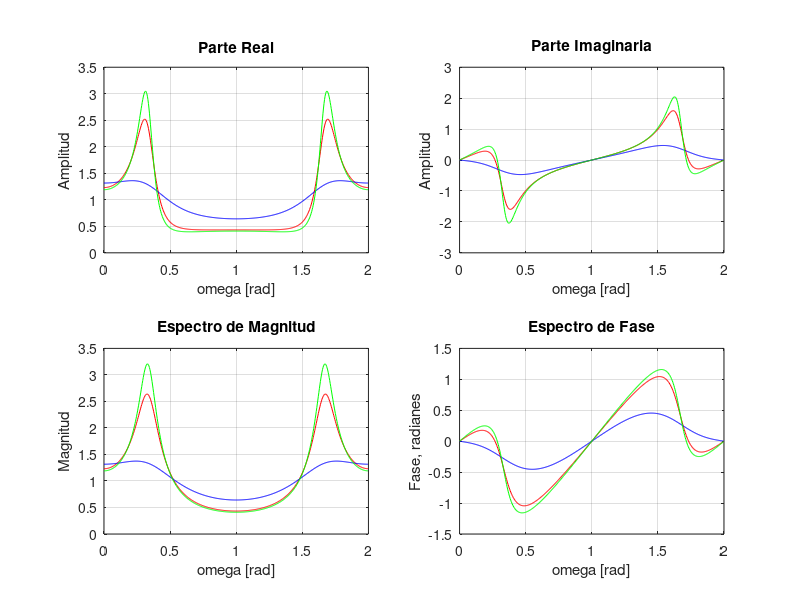
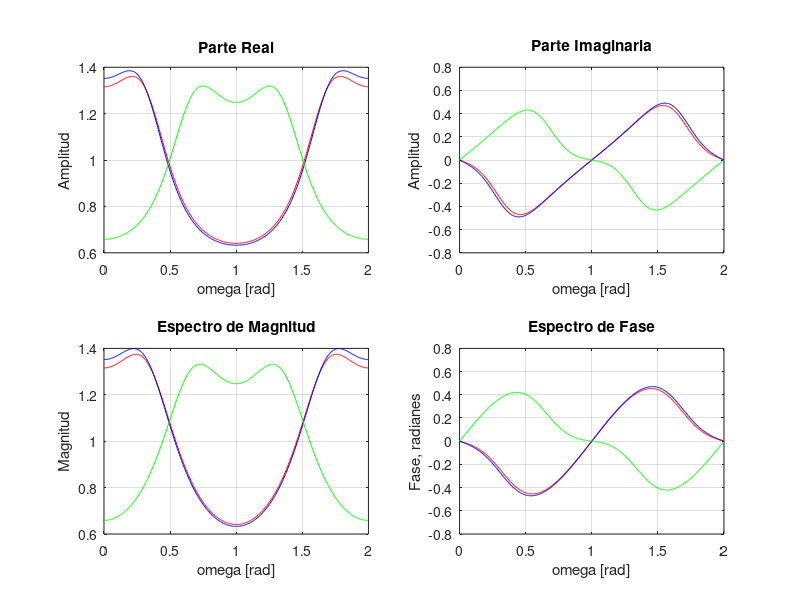

The MATLAB script that drew these images, in order:
%% Inicio Limpio

clc;        %   Consola limpia
clear;      %   Workspace limpio
close all;  %   Cierra otras ventanas

%% Primera Ecuacion

H1 = figure(1);
set(H1,'position',[50 50 1200 750],'Menubar','none',...
        'NumberTitle','off','name','Ejercicio 09');

%
%   H = B/a = Y/X
%

r = [ .75 .40 .80];
colors = ['r' 'b' 'g']
th = [ pi/3 45 90 120];

H1 = figure(1);
set(H1,'position',[50 50 1200 750],'Menubar','none',...
        'NumberTitle','off','name','Ejercicio 09: Valor Fijo de theta r variable');

for i=1:length(r)
    Num = [ 1 ]
    Den = [ 1 -2.*r(i).*cos(th(1)) r(i).^2]
    [H,w] = freqz(Num, Den, 512,'whole');
    subplot(2,2,1)
    plot(w/pi(),real(H),'color',colors(i));grid; hold on;
    title('Parte Real'); xlabel('omega [rad]'); ylabel('Amplitud');
    subplot(2,2,2)
    plot(w/pi(),imag(H),'color',colors(i));grid;hold on;
    title('Parte Imaginaria'); xlabel('omega [rad]'); ylabel('Amplitud');
    subplot(2,2,3)
    plot(w/pi(),abs(H),'color',colors(i));grid;hold on;
    title('Espectro de Magnitud'); xlabel('omega [rad]'); ylabel('Magnitud');
    subplot(2,2,4)
    plot(w/pi(),angle(H),'color',colors(i));grid;hold on;
    title('Espectro de Fase'); xlabel('omega [rad]'); ylabel('Fase, radianes');
end

H2 = figure(2);
set(H2,'position',[50 50 1200 750],'Menubar','none',...
        'NumberTitle','off','name','Ejercicio 09: Valor Fijo de R y ang variable');

for i=1:length(r)
    Num = [ 1 ]
    Den = [ 1 -2.*r(2).*cos(th(i)) r(2).^2]
    [H,w] = freqz(Num, Den, 512,'whole');
    subplot(2,2,1)
    plot(w/pi(),real(H),'color',colors(i));grid; hold on;
    title('Parte Real'); xlabel('omega [rad]'); ylabel('Amplitud')
    subplot(2,2,2)
    plot(w/pi(),imag(H),'color',colors(i));grid;hold on;
    title('Parte Imaginaria'); xlabel('omega [rad]'); ylabel('Amplitud');
    subplot(2,2,3)
    plot(w/pi(),abs(H),'color',colors(i));grid;hold on;
    title('Espectro de Magnitud'); xlabel('omega [rad]'); ylabel('Magnitud');
    subplot(2,2,4)
    plot(w/pi(),angle(H),'color',colors(i));grid;hold on;
    title('Espectro de Fase'); xlabel('omega [rad]'); ylabel('Fase, radianes');
end
